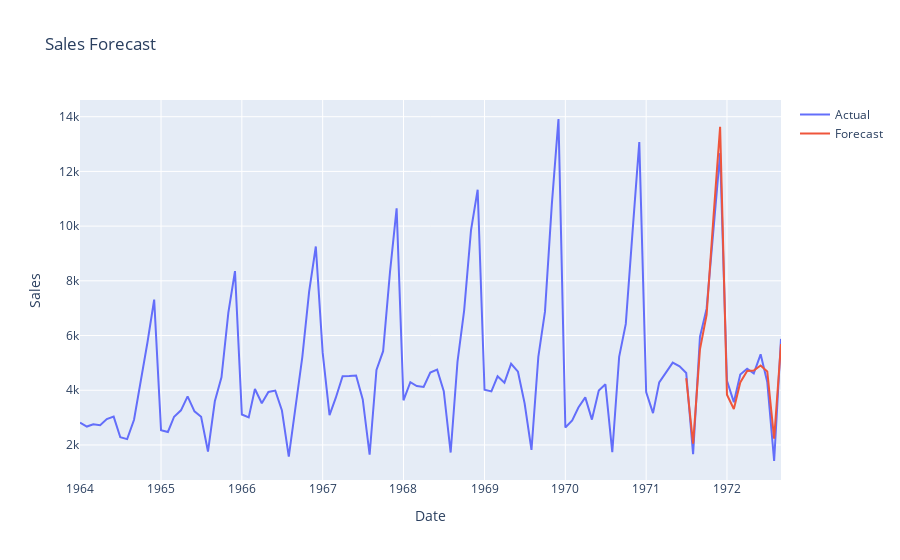

The cell this chart's notebook holds for it:
### Code cell
import plotly.graph_objs as go
import ipywidgets as widgets
from IPython.display import display
import statsmodels.api as sm

# Assuming you have already defined and fitted the SARIMAX model 'results'

def plot_forecast(start, end):
    df['forecast'] = results.predict(start=start, end=end, dynamic=True)
    
    trace_actual = go.Scatter(x=df.index, y=df['Sales'], mode='lines', name='Actual')
    trace_forecast = go.Scatter(x=df.index, y=df['forecast'], mode='lines', name='Forecast')
    
    layout = go.Layout(title='Sales Forecast',
                       xaxis=dict(title='Date'),
                       yaxis=dict(title='Sales'))
    
    fig = go.Figure(data=[trace_actual, trace_forecast], layout=layout)
    fig.show()

start_slider = widgets.IntSlider(value=90, min=0, max=len(df)-1, step=1, description='Start:')
end_slider = widgets.IntSlider(value=104, min=0, max=len(df)-1, step=1, description='End:')
interactive_plot = widgets.interactive(plot_forecast, start=start_slider, end=end_slider)
display(interactive_plot)
